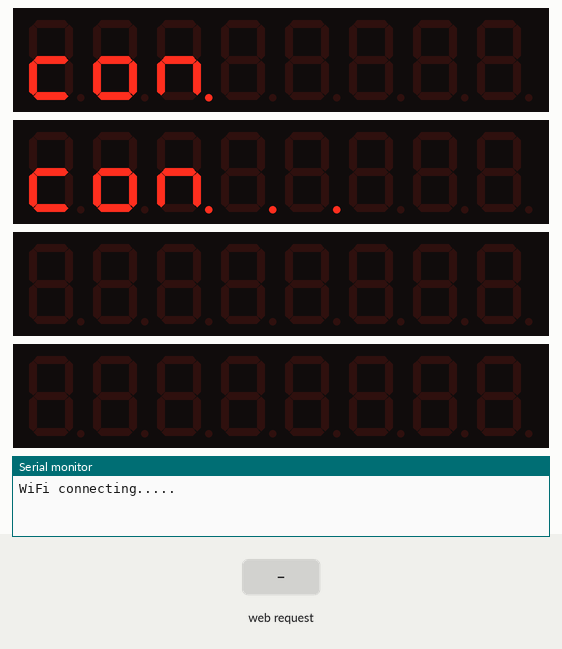
The sketch below on a simulated ESP8266 (NodeMCU). On the bench: 4 × 8-digit seven-segment display, the last lines printed to the serial monitor. The test bench sets the inputs (shaded band). WiFi joins after 1.5 s; servers stay silent unless stated; uploads are accepted with an empty reply; the local clock reads 2024-03-15 10:24:30 at power-on unless the sketch sets it.

Above: at 1.1 s.
At 6.2 s:
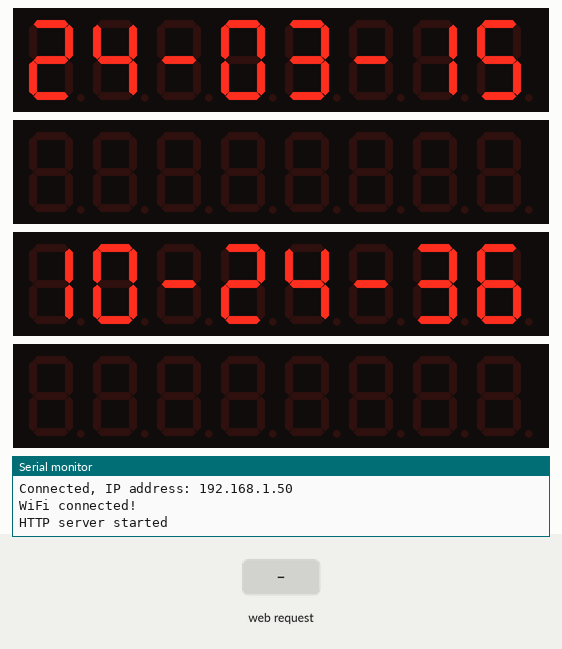
6.3 s: HTTP request GET /temp received
At 8.2 s:
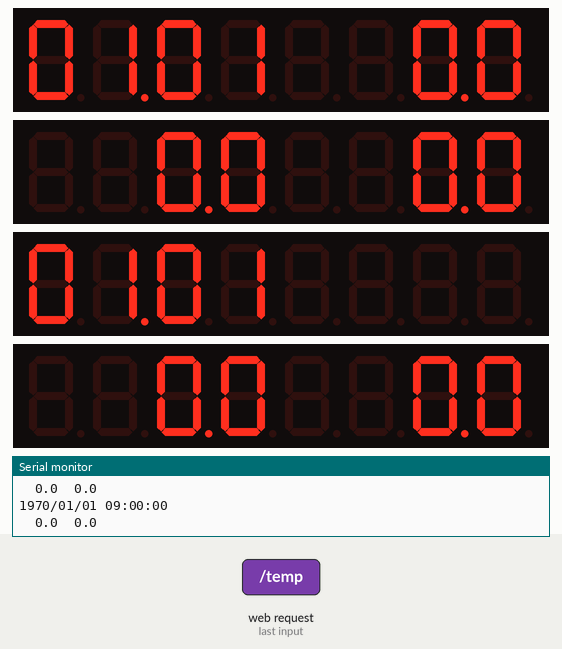
8.8 s: HTTP request GET /clock received
At 10.4 s:
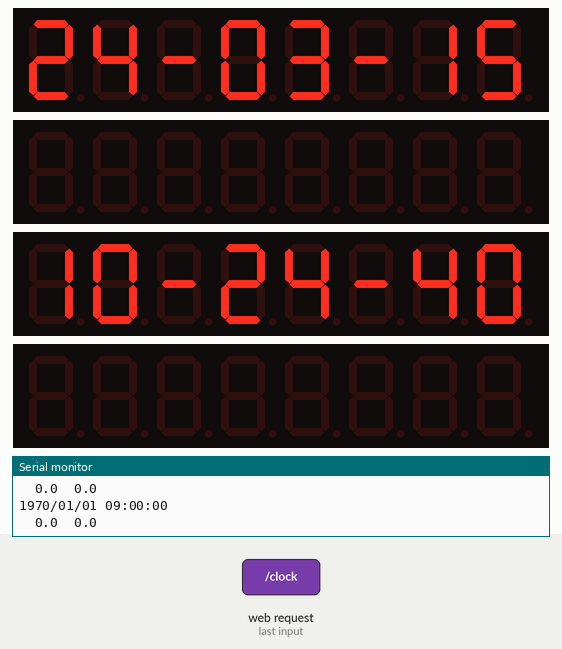
10.5 s: HTTP request GET /user received
At 11.9 s:
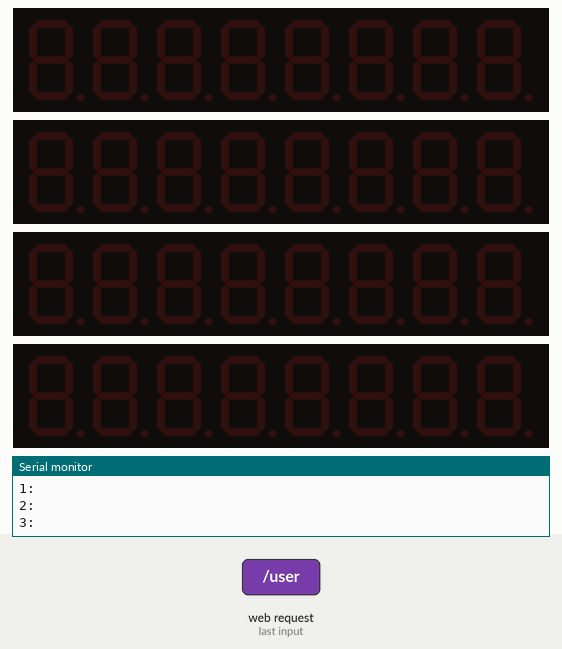
Timing chart, 0 to 13.5 s (numbered marks = the images above; inputs shaded):
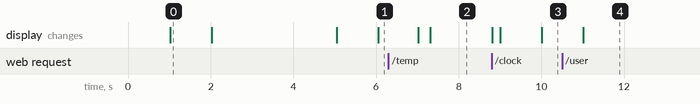

Measured:
- after the input at 6.3 s, the display: first changes after 0.72 s (image 2 shows a later state)
- after the input at 8.8 s, the display: first changes at once (image 3 shows a later state)
- after the input at 10.5 s, the display: changes after 0.51 s (image 4)
- what the display in image 0 shows lasts 1.0 s, from 1.0 s to 2.0 s

The sketch:

7seg-monitor.ino
```cpp
#include "LedControl.h"
#ifdef ESP8266
#include <time.h>
#include <ESP8266WiFi.h>
#include <ESP8266HTTPClient.h>
#include <WiFiClientSecure.h>
#include <ESP8266WebServer.h>
ESP8266WebServer server(80);
#else
#include <time.h>
#include "apps/sntp/sntp.h"
#include <WiFi.h>
#include <WiFiClientSecure.h>
#include <WebServer.h>
#include <ESPmDNS.h>
WebServer server(80);
#endif

#define _DNUM 4 // MAX7219 num
#define _DIN 14 // GPIO_NUM_14
#define _CS 12  // GPIO_NUM_12
#define _CLK 13 // GPIO_NUM_13

// WiFi Setting
#define WIFI_SSID ""
#define WIFI_PASSWORD ""
#define JST 3600 * 9

// DarkSky
#define _APIKEY ""
#define _PLACE "35.454954,139.631386" // 緯度,経度

LedControl lc = LedControl(_DIN, _CLK, _CS, _DNUM);

enum MODE
{
    MODE_NOP,
    MODE_CLOCK,
    MODE_TEMP,
    MODE_USER
};
MODE mode;
#define INIT_MODE MODE_CLOCK

// User display buffer
String userValue[_DNUM];

void setup()
{
    Serial.begin(115200);

    /*
    The MAX72XX is in power-saving mode on startup,
    we have to do a wakeup call
    */
    for (int d = 0; d < _DNUM; d++)
    {
        lc.shutdown(d, false); // Enable display
        lc.setIntensity(d, 8); // Set brightness level (0 is min, 15 is max)
        lc.clearDisplay(d);    // Clear display register
    }

    /*
    WiFi starting
    */
    Serial.print("WiFi connecting...");
    String dot = "con.";
    printDigit(0, dot);
    WiFi.begin(WIFI_SSID, WIFI_PASSWORD);
    while (WiFi.status() != WL_CONNECTED)
    {
        Serial.print('.');
        printDigit(1, dot += ".");
        delay(1000);
    }
    Serial.println();
    Serial.printf("Connected, IP address: ");
    Serial.println(WiFi.localIP());
    Serial.println("WiFi connected!");
    printDigit(1, "on");
    displayIP(); // show IP address
    delay(3000);

    // initialize webserver
    initWebServer();

    clearDisplay();

    mode = INIT_MODE;
}

void loop()
{
    server.handleClient();

    switch (mode)
    {
    case MODE_CLOCK:
        displayClock();
        break;
    case MODE_USER:
        displayUser();
        break;
    case MODE_TEMP:
        displayTemp();
        break;
    case MODE_NOP:
    default:
        break;
    }
}

void printDigit(int device, String digit)
{
    char t[9];

    //Serial.println(digit);
    sprintf(t, "%-8s", digit.c_str());
    digit = t;

    bool dp;
    char c = ' ';
    for (int i = 0, j = 0; j < 9; i++, j++)
    {
        c = (i < digit.length()) ? digit[i] : ' ';
        if (c == '.')
        {
            if (i > 0 && digit[i - 1] != '.')
            {
                c = digit[i - 1];
                j--;
            }
            else
            {
                c = ' ';
            }
            lc.setChar(device, 7 - j, c, true);
        }
        else if (j < 8)
        {
            lc.setChar(device, 7 - j, c, false);
        }
    }
}

void clearDisplay()
{
    for (int d = 0; d < _DNUM; d++)
    {
        lc.clearDisplay(d); // Clear display register
    }
}

void initWebServer()
{
    server.on("/", handleRoot);

    server.on("/user", []() {
        server.send(200, "text/plain", "ok! user");
        mode = MODE_USER;
        for (int i = 0; i < _DNUM; i++)
        {
            String name = String("line") + (i + 1);
            if (server.hasArg(name))
            {
                String value = server.arg(name);
                userValue[i] = value;
            }
        }
    });

    server.on("/clock", []() {
        server.send(200, "text/plain", "ok! clock!");
        mode = MODE_CLOCK;
    });

    server.on("/temp", []() {
        server.send(200, "text/plain", "ok! temperature!");
        mode = MODE_TEMP;
    });

    server.onNotFound(handleNotFound);

    server.begin();
    Serial.println("HTTP server started");
}

void handleRoot()
{
#ifdef ESP8266
    server.send(200, "text/plain", "hello from esp8266!");
#else
    server.send(200, "text/plain", "hello from esp32!");
#endif
}

void handleNotFound()
{
    String message = "File Not Found\n\n";
    message += "URI: ";
    message += server.uri();
    message += "\nMethod: ";
    message += (server.method() == HTTP_GET) ? "GET" : "POST";
    message += "\nArguments: ";
    message += server.args();
    message += "\n";
    for (uint8_t i = 0; i < server.args(); i++)
    {
        message += " " + server.argName(i) + ": " + server.arg(i) + "\n";
    }
    server.send(404, "text/plain", message);
}

void initClock()
{
    clearDisplay();
    /*
    NTP start
    */
    configTime(JST, 0, "ntp.nict.jp", "ntp.jst.mfeed.ad.jp");
    delay(1000);
    mode = MODE_CLOCK;
}

void displayClock()
{
    static bool init = false;

    if (!init)
    {
        initClock();
        init = true;
    }

    time_t t;
    struct tm *tm;
    t = time(NULL);
    tm = localtime(&t);

    char rdate[30], rtime[30];
    sprintf(rdate, "%02d-%02d-%02d",
            tm->tm_year + (1900 - 2000), tm->tm_mon + 1, tm->tm_mday);
    sprintf(rtime, "%02d-%02d-%02d",
            tm->tm_hour, tm->tm_min, tm->tm_sec);

    printDigit(0, rdate);
    printDigit(1, "");
    printDigit(2, rtime);
    printDigit(3, "");
    delay(1000 - millis() % 1000);
}

void displayUser()
{
    // exp:http://192.168.0.202/user?line1=12345678&line2=abcdefgh&line3=IJLoPUY&line4=--1.2.3.4.--
    for (int i = 0; i < _DNUM; i++)
    {
        printDigit(i, userValue[i]);
        Serial.printf("%d:%s\n", i, userValue[i].c_str());
    }
    mode = MODE_NOP;
}

void displayIP()
{
    int byte1, byte2, byte3, byte4;

    sscanf(WiFi.localIP().toString().c_str(), "%d.%d.%d.%d", &byte1, &byte2, &byte3, &byte4);
    printDigit(0, (String(byte1) + ".").c_str());
    printDigit(1, (String(byte2) + ".").c_str());
    printDigit(2, (String(byte3) + ".").c_str());
    printDigit(3, (String(byte4)).c_str());

    mode = MODE_NOP;
}

void displayTemp()
{
    clearDisplay();
    printDigit(0, "con...");

    WiFiClientSecure client;
    String server = "api.darksky.net";
    String path = "/forecast/" + String(_APIKEY) + "/" + String(_PLACE) + "?exclude=minutely,hourly,alerts,flags&units=si";
    Serial.println(server + path);
    Serial.println("Starting connection to server...");
    if (!client.connect("api.darksky.net", 443))
    {
        Serial.println("Connection failed!");
        printDigit(1, "Error 1");
    }
    else
    {
        Serial.println("Connected to server!\n");
        client.println("GET " + path + " HTTP/1.1");
        client.println("Host: " + server);
        client.println("Connection: close");
        client.println();
        printDigit(0, "con...done");

        while (client.connected())
        {
            String line = client.readStringUntil('\n');
            if (line == "\r")
            {
                Serial.println("headers received");
                break;
            }
        }
        String payload = "";
        //payload = client.readString(); // 遅い
        // Buffer size, 128 bytes in this case
        uint8_t *_buffer = new uint8_t[128];
        while (client.available())
        {
            int actualLength = client.read(_buffer, 128);
            if (actualLength <= 0)
                break;
            payload += String((char *)_buffer).substring(0, actualLength);
        }
        delete[] _buffer;
        //Serial.println(payload.length());
        //Serial.println(payload);

        client.stop();

        tm dt;
        char rdate[30];
        String temp, now, fore, tempLow, tempHigh;

        // 現在の気温
        // ["currently"]["time"]
        int s = payload.indexOf("\"time\":");
        int e = payload.indexOf(",", s);
        now = payload.substring(s + 7, e);
        // ["currently"]["temperature"]
        s = payload.indexOf("\"temperature\":", e);
        e = payload.indexOf(",", s);
        temp = payload.substring(s + 14, e);
        getJstTime(now, &dt);
        float ftemp = temp.toFloat();
        sprintf(rdate, "%02d.%02d %4.1f", dt.tm_mon, dt.tm_mday, ftemp);
        printDigit(0, rdate);
        Serial.println(rdate);

        // 今日の最低最高気温
        // ["daily"]["data"][0]["time"]
        s = payload.indexOf("\"time\":", e);
        e = payload.indexOf(",", s);
        fore = payload.substring(s + 7, e);
        // ["daily"]["data"][0]["temperatureHigh"]
        s = payload.indexOf("\"temperatureHigh\":", e);
        e = payload.indexOf(",", s);
        tempHigh = payload.substring(s + 18, e);
        // ["daily"]["data"][0]["temperatureLow"]
        s = payload.indexOf("\"temperatureLow\":", e);
        e = payload.indexOf(",", s);
        tempLow = payload.substring(s + 17, e);
        getJstTime(fore, &dt);
        sprintf(rdate, " %4.1f %4.1f", tempLow.toFloat(), tempHigh.toFloat());
        printDigit(1, rdate);
        Serial.println(rdate);

        // 明日の最低最高気温
        // ["daily"]["data"][1]["time"]
        s = payload.indexOf("\"time\":", e);
        e = payload.indexOf(",", s);
        fore = payload.substring(s + 7, e);
        // ["daily"]["data"][1]["temperatureHigh"]
        s = payload.indexOf("\"temperatureHigh\":", e);
        e = payload.indexOf(",", s);
        tempHigh = payload.substring(s + 18, e);
        // ["daily"]["data"][1]["temperatureLow"]
        s = payload.indexOf("\"temperatureLow\":", e);
        e = payload.indexOf(",", s);
        tempLow = payload.substring(s + 17, e);
        getJstTime(fore, &dt);
        sprintf(rdate, "%02d.%02d", dt.tm_mon, dt.tm_mday);
        printDigit(2, rdate);
        sprintf(rdate, " %4.1f %4.1f", tempLow.toFloat(), tempHigh.toFloat());
        Serial.println(rdate);
        printDigit(3, rdate);
    }
    mode = MODE_NOP;
}

void getJstTime(String utc, tm *dt)
{
#ifdef ESP8266
    time_t t = (time_t)utc.toInt() + JST;
#else
    time_t t = (time_t)utc.toInt();
#endif
    struct tm *tm = localtime(&t);

    dt->tm_year = tm->tm_year + (1900 - 2000);
    dt->tm_mon = tm->tm_mon + 1;
    dt->tm_mday = tm->tm_mday;
    dt->tm_hour = tm->tm_hour;
    dt->tm_min = tm->tm_min;
    dt->tm_sec = tm->tm_sec;
    Serial.printf("%04d/%02d/%02d %02d:%02d:%02d\n",
        tm->tm_year + 1900, tm->tm_mon + 1, tm->tm_mday,
        tm->tm_hour, tm->tm_min, tm->tm_sec);
}
```
